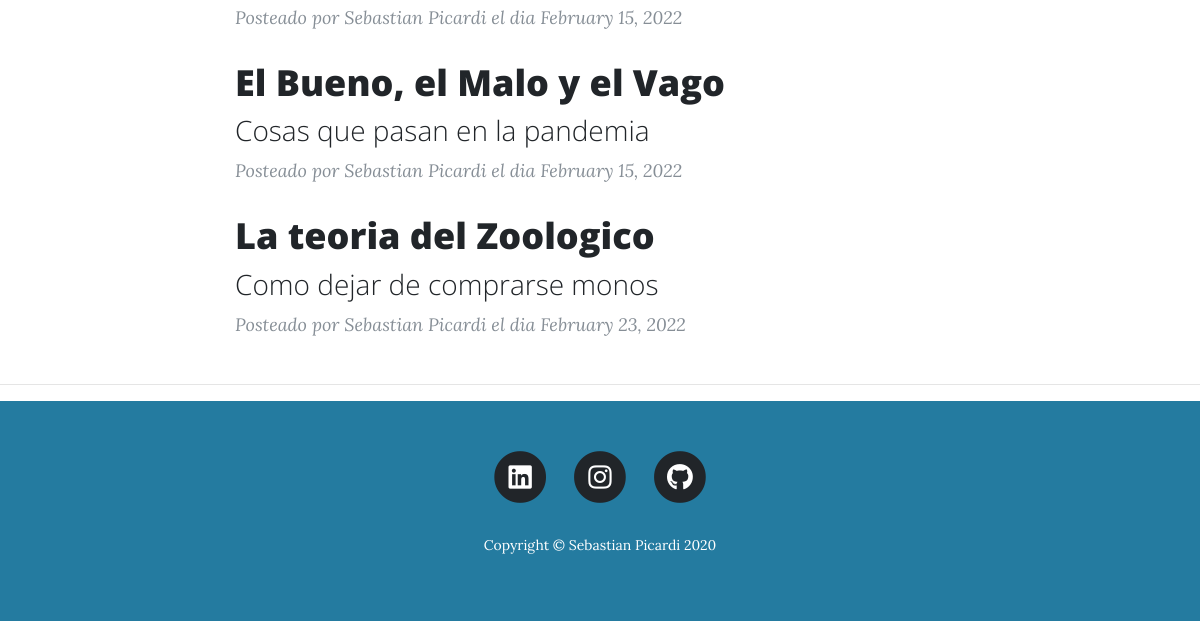
Before: / (lower part) with the older database file.
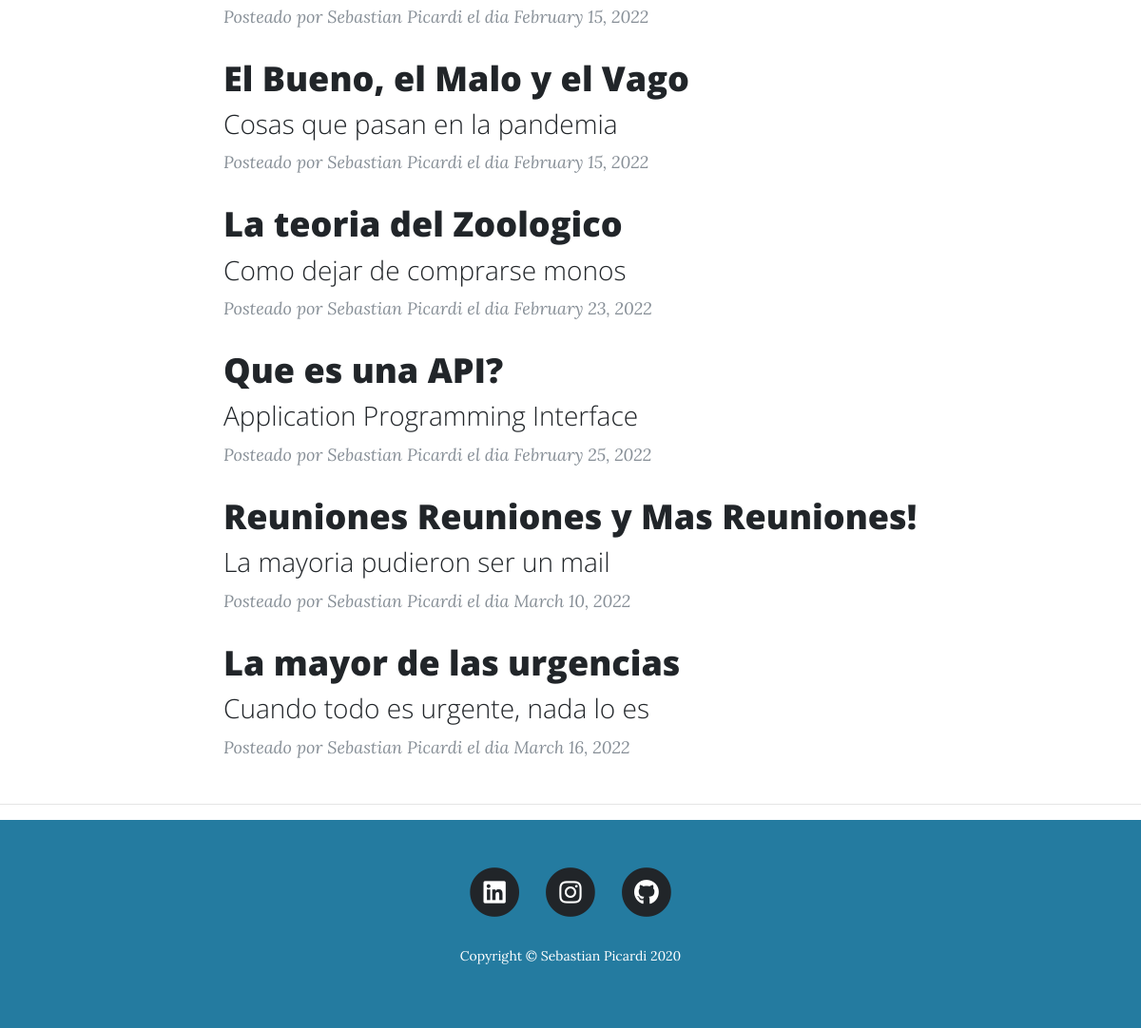
After: the same page with the newer database file.
### main.py (models this page shows)
class BlogPost(db.Model):
    __tablename__ = "blog_posts"
    id = db.Column(db.Integer, primary_key=True)
    author_id = db.Column(db.Integer, db.ForeignKey("users.id"))
    author = relationship("User", back_populates="posts")
    title = db.Column(db.String(250), unique=True, nullable=False)
    subtitle = db.Column(db.String(250), nullable=False)
    date = db.Column(db.String(250), nullable=False)
    body = db.Column(db.Text, nullable=False)
    img_url = db.Column(db.String(250), nullable=False)
    comments = relationship("Comment", back_populates="parent_post")

class User(UserMixin, db.Model):
    __tablename__ = "users"
    id = db.Column(db.Integer, primary_key=True)
    email = db.Column(db.String(100), unique=True)
    password = db.Column(db.String(100))
    name = db.Column(db.String(100))
    posts = relationship("BlogPost", back_populates="author")
    comments = relationship("Comment", back_populates="comment_author")

### main.py (the view)
@app.route('/')
def get_all_posts():
    posts = BlogPost.query.all()
    return render_template("index.html", all_posts=posts, current_user=current_user)

### templates/index.html (shortened to what this page needs)
{% include "header.html" %}
  <div class="container" >
    <div class="row">
      <div class="col-lg-8 col-md-10 mx-auto">
        {% for post in all_posts %}
        <div class="post-preview">
          <a href="{{ url_for('show_post', post_id=post.id) }}">
            <h2 class="post-title">
              {{post.title}}
            </h2>
            <h3 class="post-subtitle">
              {{post.subtitle}}
            </h3>
          </a>
          <p class="post-meta">Posteado por
            {{post.author.name}}
            el dia {{post.date}}
          </p>
        </div>
        {% endfor %}
      </div>
    </div>
  </div>
  <hr>
{% include "footer.html" %}

Changed rows visible on the page:
added BlogPost: title "Que es una API?", subtitle "Application Programming Interface", author.name "Sebastian Picardi", date "February 25, 2022"
added BlogPost: title "Reuniones Reuniones y Mas Reuniones!", subtitle "La mayoria pudieron ser un mail", author.name "Sebastian Picardi", date "March 10, 2022"
added BlogPost: title "La mayor de las urgencias", subtitle "Cuando todo es urgente, nada lo es", author.name "Sebastian Picardi", date "March 16, 2022"
